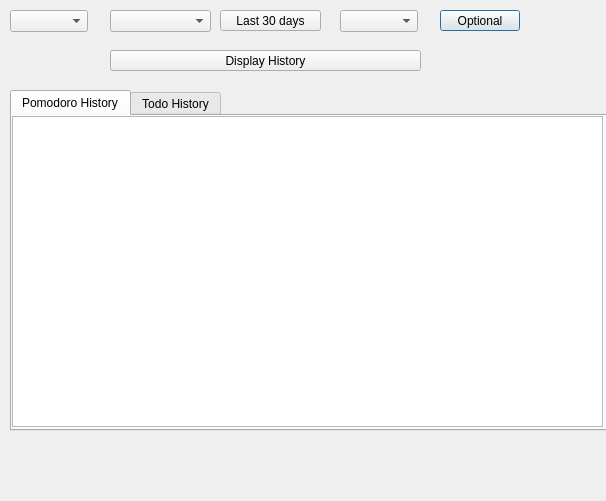
<?xml version="1.0" encoding="UTF-8"?>
<ui version="4.0">
 <class>HistoryView</class>
 <widget class="QDialog" name="HistoryView">
  <property name="geometry">
   <rect>
    <x>0</x>
    <y>0</y>
    <width>606</width>
    <height>501</height>
   </rect>
  </property>
  <property name="windowTitle">
   <string>History</string>
  </property>
  <widget class="QComboBox" name="cbxManualSelect">
   <property name="geometry">
    <rect>
     <x>340</x>
     <y>10</y>
     <width>78</width>
     <height>22</height>
    </rect>
   </property>
  </widget>
  <widget class="QComboBox" name="cbxMonth">
   <property name="geometry">
    <rect>
     <x>110</x>
     <y>10</y>
     <width>101</width>
     <height>22</height>
    </rect>
   </property>
  </widget>
  <widget class="QPushButton" name="btnOptional">
   <property name="geometry">
    <rect>
     <x>440</x>
     <y>10</y>
     <width>80</width>
     <height>21</height>
    </rect>
   </property>
   <property name="text">
    <string>Optional</string>
   </property>
  </widget>
  <widget class="QPushButton" name="btnLastThirty">
   <property name="geometry">
    <rect>
     <x>220</x>
     <y>10</y>
     <width>101</width>
     <height>21</height>
    </rect>
   </property>
   <property name="text">
    <string>Last 30 days</string>
   </property>
  </widget>
  <widget class="QTabWidget" name="twHistoryDisplay">
   <property name="geometry">
    <rect>
     <x>10</x>
     <y>90</y>
     <width>601</width>
     <height>341</height>
    </rect>
   </property>
   <property name="currentIndex">
    <number>0</number>
   </property>
   <widget class="QWidget" name="tabPomodoroHistory">
    <attribute name="title">
     <string>Pomodoro History</string>
    </attribute>
    <widget class="QListView" name="lvPomodoroHistory">
     <property name="geometry">
      <rect>
       <x>0</x>
       <y>0</y>
       <width>591</width>
       <height>311</height>
      </rect>
     </property>
    </widget>
   </widget>
   <widget class="QWidget" name="todoHistory">
    <attribute name="title">
     <string>Todo History</string>
    </attribute>
    <widget class="QListView" name="lvTodoHistory">
     <property name="geometry">
      <rect>
       <x>0</x>
       <y>0</y>
       <width>591</width>
       <height>311</height>
      </rect>
     </property>
    </widget>
   </widget>
  </widget>
  <widget class="QComboBox" name="cbxYear">
   <property name="geometry">
    <rect>
     <x>10</x>
     <y>10</y>
     <width>78</width>
     <height>22</height>
    </rect>
   </property>
  </widget>
  <widget class="QPushButton" name="btnDisplayHistory">
   <property name="geometry">
    <rect>
     <x>110</x>
     <y>50</y>
     <width>311</width>
     <height>21</height>
    </rect>
   </property>
   <property name="text">
    <string>Display History</string>
   </property>
  </widget>
 </widget>
 <resources/>
 <connections/>
</ui>
